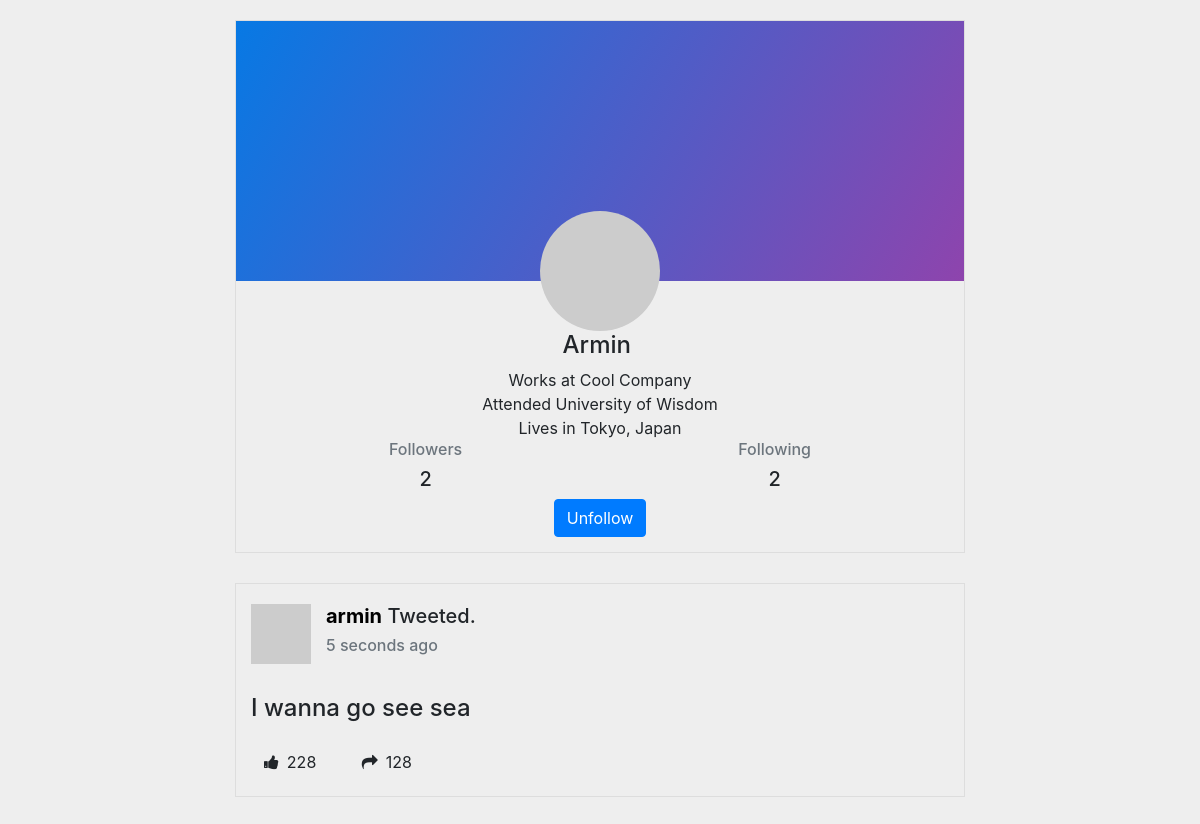
Page /user/armin (signed in) on the committed database.
### app/models.py (models this page shows, shortened)
class User(UserMixin,db.Model):
    id = db.Column(db.Integer, primary_key=True)
    username = db.Column(db.String(64), index=True, unique=True)
    password_hash = db.Column(db.String(128))
    posts = db.relationship('Post', backref='author', lazy='dynamic')
    followed = db.relationship(
        'User', secondary=followers,
        primaryjoin=(followers.c.follower_id == id),
        secondaryjoin=(followers.c.followed_id == id),
        backref=db.backref('followers', lazy='dynamic'), lazy='dynamic')
    def avatar(self, size):
        digest = md5(self.username.lower().encode('utf-8')).hexdigest()
        return 'https://www.gravatar.com/avatar/{}?d=identicon&s={}'.format(
            digest, size)
    def is_following(self, user):
        return self.followed.filter(
            followers.c.followed_id == user.id).count() > 0

class Post(db.Model):
    id = db.Column(db.Integer, primary_key=True)
    body = db.Column(db.String(250))
    timestamp = db.Column(db.DateTime, index=True, default=datetime.utcnow)
    user_id = db.Column(db.Integer, db.ForeignKey('user.id'))

### app/routes.py (the view)
@app.route('/user/<username>')
@login_required
def user(username):
    user = User.query.filter_by(username=username).first_or_404()
    posts = user.posts.order_by(Post.timestamp.desc())
    return render_template('profile.html', user=user, posts=posts)

### app/models.py (called while the page is built)
@login.user_loader
def load_user(id):
    return User.query.get(int(id))

### app/templates/profile.html (shortened to what this page needs)
<html>
<head>
     <link rel="stylesheet" href="https://stackpath.bootstrapcdn.com/bootstrap/4.4.1/css/bootstrap.min.css">
	<link href="{{ url_for('static', filename='css/profile.css') }}" rel="stylesheet">
</head>
<body>
<link href="https://maxcdn.bootstrapcdn.com/font-awesome/4.3.0/css/font-awesome.min.css" rel="stylesheet">
<div class="container">
<div class="row">
    <div class="col-sm-8 col-sm-offset-2" style="margin: auto;">
        <div class="panel panel-white profile-widget">
            <div class="row">
                <div class="col-sm-12">
                    <div class="image-container bg2" style="background:linear-gradient(120deg, #0779e4, #8e44ad);">
                        <img src="{{  user.avatar(128) }}" class="avatar" alt="avatar">
                    </div>
                </div>
                <div class="col-sm-12">
                    <div class="details">
                        <h4> {{ user.username.capitalize() }} </h4>
                        <div>Works at Cool Company</div>
                        <div>Attended University of Wisdom</div>
                        <div>Lives in Tokyo, Japan</div>
                        <div class="row justify-content-between"style="margin: auto;">
                        <div style="margin: auto;"><h6 class="text-muted">Followers</h6>
                        <h5>{{ user.followers.count() }}</div>
                        <div style="margin: auto"><h6 class="text-muted">Following</h6>
                        <h5>{{ user.followed.count() }}</div>
                    	</div>
                        <div class="mg-top-10">
                        {% if user != current_user %}
                        	{% if not current_user.is_following(user) %}
                        		<a href="{{ url_for('follow', username=user.username) }}" class="btn btn-primary">Follow</a>
                        	{% else %}
                        		<a href="{{ url_for('unfollow', username=user.username) }}" class="btn btn-primary">Unfollow</a>
        					 {% endif %}
        				{% endif %}
                        </div>
                    </div>
                </div>
            </div>
        </div>
        <div class="row">
            {% for post in posts %}
            <div class="col-sm-12">
                <div class="panel panel-white post">
                    <div class="post-heading">
                        <div class="pull-left image">
                            <img src="{{ user.avatar(180) }}" class="img-circle avatar" alt="user profile image">
                        </div>
                        <div class="pull-left meta">
                            <div class="title h5">
                                <a href="#"><b> {{ user.username }}</b></a>
                                Tweeted.
                            </div>
                            <h6 class="text-muted time">5 seconds ago</h6>
                        </div>
                    </div>
                    <div class="post-description">
                        <h4> {{ post.body }} </h4>
                        <div class="stats">
                            <a href="javascript:void(0);" class="btn btn-default stat-item">
                                <i class="fa fa-thumbs-up icon"></i>228
                            </a>
                            <a href="javascript:void(0);" class="btn btn-default stat-item">
                                <i class="fa fa-share icon"></i>128
                            </a>
                        </div>
                    </div>
                </div>
            </div>
    {% endfor %}
        </div>
</body>
</html>

### app/static/css/profile.css (style rules this page uses)
body { margin-top:20px; background:#eee; }
.profile-widget { position: relative; }
.profile-widget .image-container { background-size: cover; background-position: center; padding: 190px 0 10px; }
.profile-widget .image-container .avatar { width: 120px; height: 120px; border-radius: 50%; margin: 0 auto -60px; display: block; }
.profile-widget .details { padding: 50px 15px 15px; text-align: center; }
.panel { border-radius: 0; margin-bottom: 30px; }
.panel-white { border: 1px solid #dddddd; }
.post .post-heading { height: 95px; padding: 20px 15px; }
.post .post-heading .avatar { width: 60px; height: 60px; display: block; margin-right: 15px; }
.post .post-heading .meta .title { margin-bottom: 0; }
.post .post-heading .meta .title a { color: black; }
.post .post-heading .meta .time { margin-top: 8px; color: #999; }
.post .post-description { padding: 15px; }
.post .post-description .stats { margin-top: 20px; }
.post .post-description .stats .stat-item { display: inline-block; margin-right: 15px; }
.post .post-description .stats .stat-item .icon { margin-right: 8px; }

### rows in the picture
User: username "Armin", username "armin"
Post: body "I wanna go see sea"

### other values in the picture
{{ user.followers.count() }} "2"
{{ user.followed.count() }} "2"
